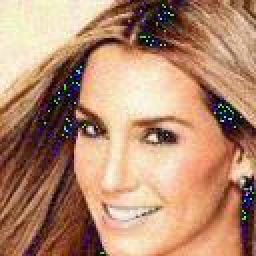
#> input picture imgCompress/gasses_noise.jpg, 128 x 128 px, given in place of 000001.png, which was not available (shown 2 times larger)
$ python gauss_blur.py
#> lines starting #> are read from the running program, lines starting #| are printed output that depends on the picture
from glob import glob

import numpy as np
import cv2


def gauss_blur_compress(image_path, save_path, kernel_size):
#> called with image_path = '../images/000001.png', save_path = 'gauss_blur.jpg', kernel_size = 21
    img = cv2.imread(image_path,1)
#> img is the input picture: shape (128, 128, 3); mean B, G, R 111.5, 138, 179.9
    img = cv2.GaussianBlur(img,(kernel_size,kernel_size),0)
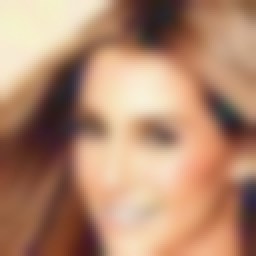
#> img: shape (128, 128, 3) (shown 2 times larger); mean B, G, R 111.5, 138, 179.9
    cv2.imwrite(save_path, img)


if __name__ == '__main__':
    img_path = '../images/000001.png'
    gauss_blur_compress(img_path, 'gauss_blur.jpg', kernel_size=21)

$ run again, on imgCompress/img_center_crop.jpg
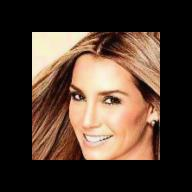
#> input picture imgCompress/img_center_crop.jpg, 192 x 192 px, given in place of 000001.png, which was not available
#> in gauss_blur_compress, img is the input picture: shape (192, 192, 3); mean B, G, R 48.5, 61, 80.2
#> in gauss_blur_compress, `img = cv2.GaussianBlur(img,(kernel_size,kernel_size),0)`:
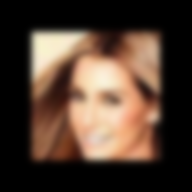
#> img: shape (192, 192, 3); mean B, G, R 48.5, 61, 80.2
